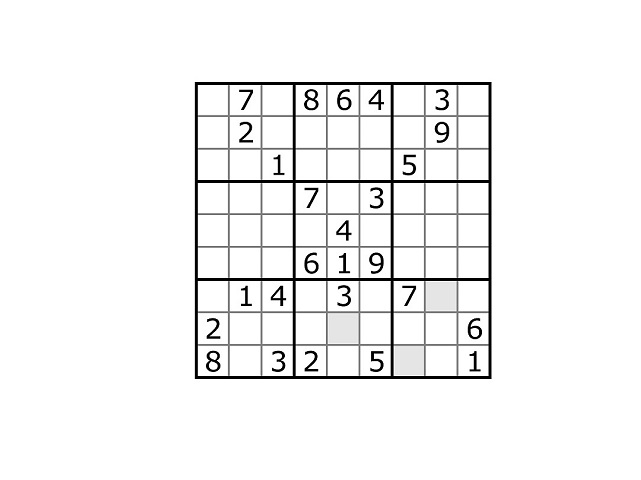
#> input picture src/sudoku.jpg, 641 x 480 px
$ python test.py   (Python 2 division)   (older library calls are emulated)
#> lines starting #> are read from the running program, lines starting #| are printed output that depends on the picture; after the words box and inside, x2 and y2 are one past the last pixel; in counts of white or black regions, pixels touching at a corner belong together
import cv2
import numpy as np
import helper

img_raw = cv2.imread('sudoku.jpg')
#> img_raw is the input picture: shape (480, 641, 3); min 0, max 255, mean 243.8

img_gray = cv2.cvtColor(img_raw, cv2.COLOR_BGR2GRAY)
# edge detection and find contours
img_canny = cv2.Canny(img_gray, 100, 200)
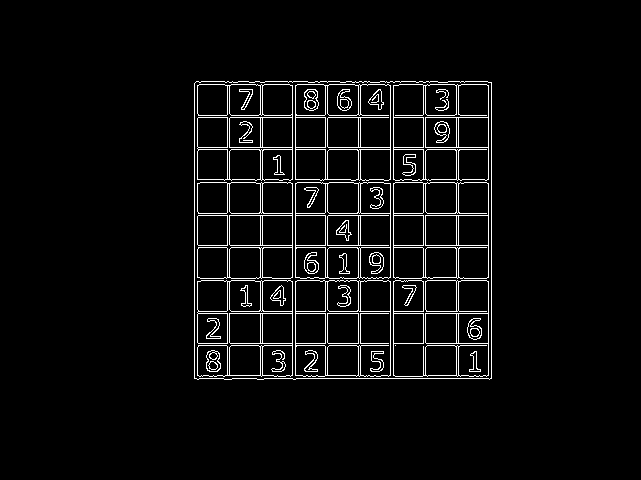
#> img_canny: shape (480, 641); 4.3% white in thin lines or dots, all inside (x1, y1, x2, y2) = (194, 81, 492, 380)
_, contours, hierarchy = cv2.findContours(
    img_canny, cv2.RETR_EXTERNAL, cv2.CHAIN_APPROX_SIMPLE)
#> contours = 1 contour; box (x1, y1, x2, y2) and area: (194, 81, 492, 380) 88138

print contours
#> (printed output is left out)
# ignore contours that are too small:
# define too small: the max area of the contour is smaller than 20% of the screen area
#> (the run stopped early here; a loop or call above may not have finished)
